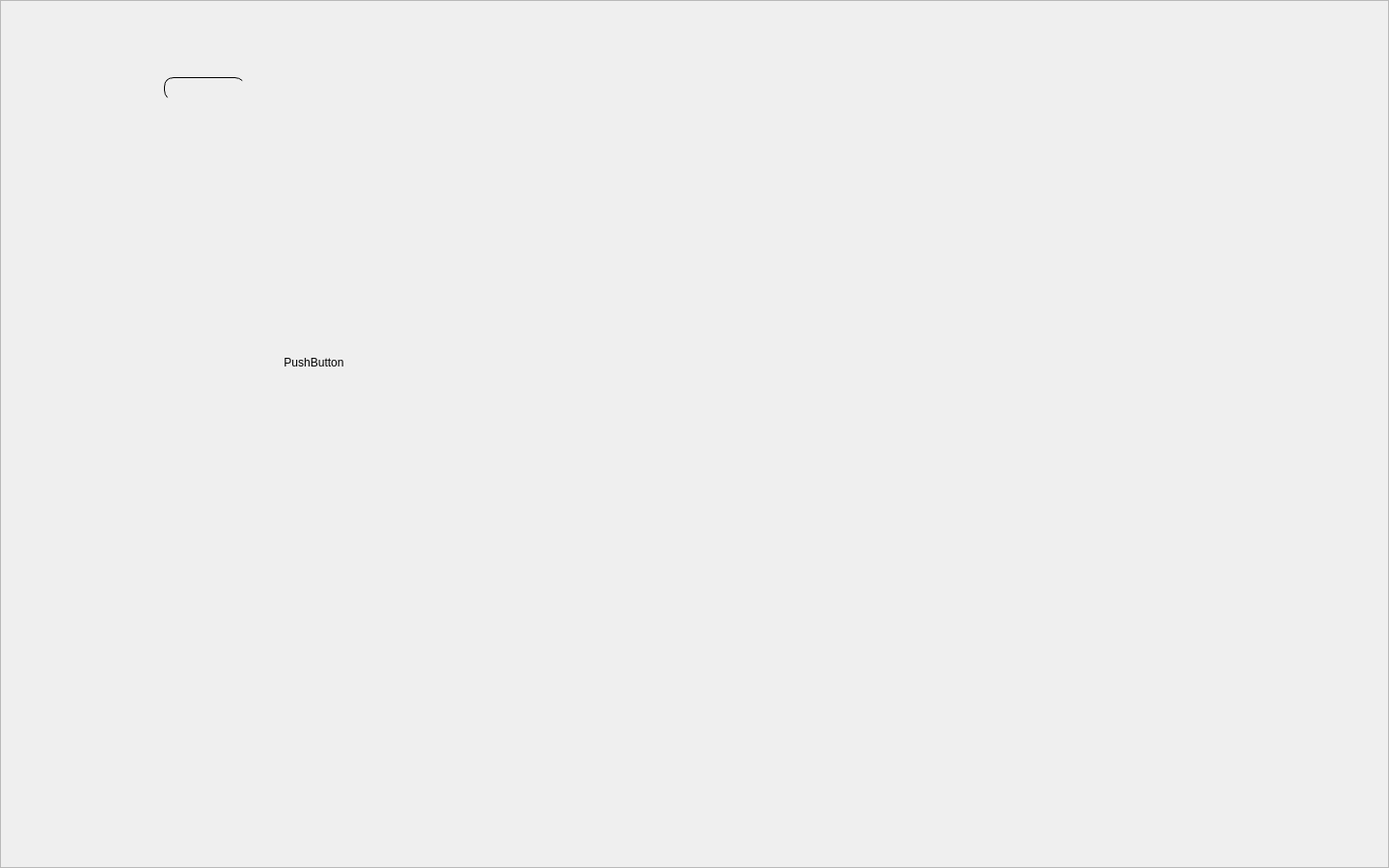
<?xml version="1.0" encoding="UTF-8"?>
<ui version="4.0">
 <class>CMonitor</class>
 <widget class="QFrame" name="CMonitor">
  <property name="geometry">
   <rect>
    <x>0</x>
    <y>0</y>
    <width>1440</width>
    <height>900</height>
   </rect>
  </property>
  <property name="windowTitle">
   <string/>
  </property>
  <property name="windowOpacity">
   <double>1.000000000000000</double>
  </property>
  <property name="frameShape">
   <enum>QFrame::StyledPanel</enum>
  </property>
  <property name="frameShadow">
   <enum>QFrame::Raised</enum>
  </property>
  <widget class="QPushButton" name="pushButton">
   <property name="geometry">
    <rect>
     <x>170</x>
     <y>80</y>
     <width>84</width>
     <height>24</height>
    </rect>
   </property>
   <property name="autoFillBackground">
    <bool>false</bool>
   </property>
   <property name="styleSheet">
    <string notr="true">background-image: url( );
border-style: outset; 
border-width:1px; 
border-radius: 10px; 
min-width: 5em; </string>
   </property>
   <property name="text">
    <string/>
   </property>
   <property name="icon">
    <iconset>
     <normaloff>../图标JPG/储值卡.jpg</normaloff>../图标JPG/储值卡.jpg</iconset>
   </property>
   <property name="flat">
    <bool>false</bool>
   </property>
  </widget>
  <widget class="QPushButton" name="pushButton_2">
   <property name="geometry">
    <rect>
     <x>270</x>
     <y>320</y>
     <width>111</width>
     <height>111</height>
    </rect>
   </property>
   <property name="styleSheet">
    <string notr="true">border-style: outset; </string>
   </property>
   <property name="text">
    <string>PushButton</string>
   </property>
  </widget>
 </widget>
 <resources/>
 <connections/>
</ui>
